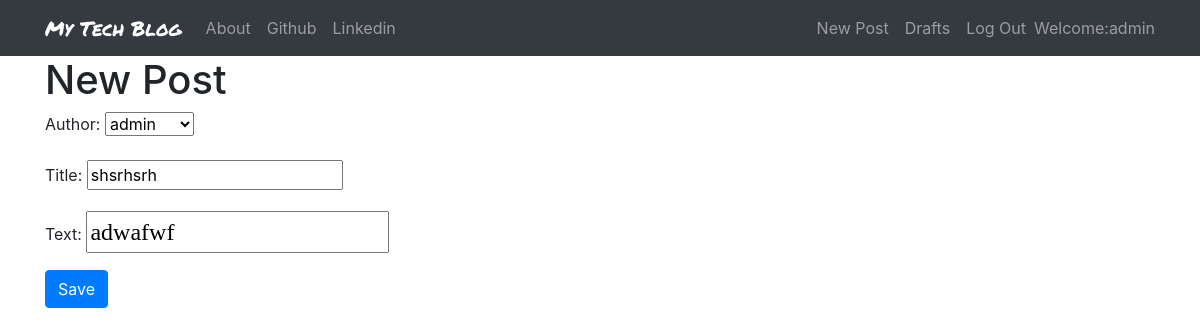
The page /post/12/edit/ (signed in) on the database its author committed.
### blog/models.py (models this page shows, shortened)
class Post(models.Model):
    author = models.ForeignKey('auth.User', on_delete=models.CASCADE)
    title = models.CharField(max_length=200)
    text = models.TextField(max_length=200)
    create_date = models.DateTimeField(default=timezone.now)
    publish_date = models.DateTimeField(blank=True, null=True)

### blog/views.py (the view)
# urls.py: path('post/<int:pk>/edit/', views.PostUpdateView.as_view(), name='post_edit'),
class PostUpdateView(LoginRequiredMixin, UpdateView):
    redirect_field_name = 'blog/post_detail.html'
    model = Post
    form_class = PostForm

### blog/forms.py
class PostForm(forms.ModelForm):
    class Meta:
        model = Post
        fields = ('author', 'title', 'text')
        widgets = {
            'title': forms.TextInput(attrs={'class': 'textinputclass'}),
            'text': forms.TextInput(attrs={'class': 'editable edit-medium-textarea postcontent'})
        }

### blog/templates/blog/post_form.html (shortened to what this page needs)
{% extends 'base.html' %}
{% block block_content %}
    <h1>New Post</h1>
    <form class="post-form" method="post">
        {{ form.as_p }}
        <button type="submit" class="save btn btn-primary">Save</button>
    </form>
{% endblock %}

### blog/templates/blog/base.html (shortened to what this page needs)
<!DOCTYPE html>
{% load static %}
<html lang="en">
<head>
    <link rel="stylesheet" href="{% static 'css/style.css' %}">
    <link rel="stylesheet" href="https://stackpath.bootstrapcdn.com/bootstrap/4.5.0/css/bootstrap.min.css"
>
    <link rel="stylesheet" href="//cdn.jsdelivr.net/npm/medium-editor@latest/dist/css/medium-editor.min.css"
          type="text/css" media="screen" charset="utf-8">
</head>
<body>
<nav class="navbar navbar-expand-lg navbar-dark bg-dark">
    <div class="container">
        <div class="navbar-nav align-items-center">
            <a class="navbar-brand" href="{% url 'post_list' %}">My Tech Blog</a>
            <a class="nav-item nav-link" href="{% url 'about' %}">About</a>
            <a class="nav-item nav-link" href="https://github.com/">Github</a>
            <a class="nav-item nav-link" href="https://www.linkedin.com/">Linkedin</a>
        </div>
        <div class="navbar-nav align-items-center ml-auto">
            {% if user.is_authenticated %}
                <a class="nav-item nav-link" href="{% url 'post_new' %}">New Post</a>
                <a class="nav-item nav-link" href="{% url 'post_draft_list' %}">Drafts</a>
                <a class="nav-item nav-link" href="{% url 'logout' %}">Log Out</a>
                <a style="color: rgba(255,255,255,.5)">Welcome:{{ user.username }}</a>
            {% else %}
                <a class="nav-item nav-link" href="{% url 'login' %}"><i class='fas fa-user-circle'
                                                                         style='font-size:24px'></i></a>
            {% endif %}
        </div>
    </div>
</nav>
<div class="container">
    <div class="row">
        <div class="col-md-8">
            {% block block_content %}
            {% endblock %}
        </div>
    </div>
</div>
</body>
</html>

### blog/static/css/style.css (style rules this page uses)
.navbar-brand { font-family: 'Permanent Marker', cursive; font-size: 4em; }
.postcontent { font-family: "Montserrat Medium"; font-size: 1.5em; }

### rows shown on the page
Post: author "admin", title "shsrhsrh", text "adwafwf"

### other values the page prints
{{ user.username }} "admin"
